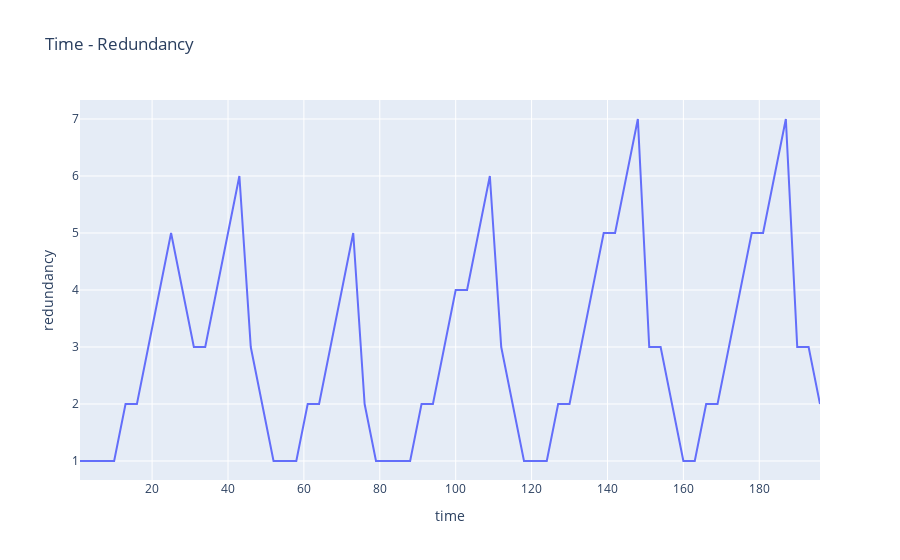

Notebook code for this chart:
### Code cell
fig = px.line(df.query("type=='send'"), x="time", y="redundancy", title='Time - Redundancy')
fig.show()

### Figure 1 — Plotly figure (JSON) as saved in the notebook; plotly's stock layout.template omitted (floating-point values rounded to 4 significant figures)
{"data": [{"hovertemplate": "time=%{x}<br>redundancy=%{y}<extra></extra>", "legendgroup": "", "line": {"color": "#636efa", "dash": "solid"}, "marker": {"symbol": "circle"}, "mode": "lines", "name": "", "orientation": "v", "showlegend": false, "type": "scatter", "x": [1, 4, 7, 10, 13, 16, 19, 22, 25, 28, 31, 34, 37, 40, 43, 46, 49, 52, 55, 58, 61, 64, 67, 70, 73, 76, 79, 82, 85, 88, 91, 94, 97, 100, 103, 106, 109, 112, 115, 118, 121, 124, 127, 130, 133, 136, 139, 142, 145, 148, 151, 154, 157, 160, 163, 166, 169, 172, 175, 178, 181, 184, 187, 190, 193, 196], "xaxis": "x", "y": [1, 1, 1, 1, 2, 2, 3, 4, 5, 4, 3, 3, 4, 5, 6, 3, 2, 1, 1, 1, 2, 2, 3, 4, 5, 2, 1, 1, 1, 1, 2, 2, 3, 4, 4, 5, 6, 3, 2, 1, 1, 1, 2, 2, 3, 4, 5, 5, 6, 7, 3, 3, 2, 1, 1, 2, 2, 3, 4, 5, 5, 6, 7, 3, 3, 2], "yaxis": "y"}], "layout": {"autosize": true, "legend": {"tracegroupgap": 0}, "title": {"text": "Time - Redundancy"}, "xaxis": {"anchor": "y", "autorange": true, "domain": [0, 1], "range": [1, 196], "title": {"text": "time"}, "type": "linear"}, "yaxis": {"anchor": "x", "autorange": true, "domain": [0, 1], "range": [0.6667, 7.333], "title": {"text": "redundancy"}, "type": "linear"}}}
